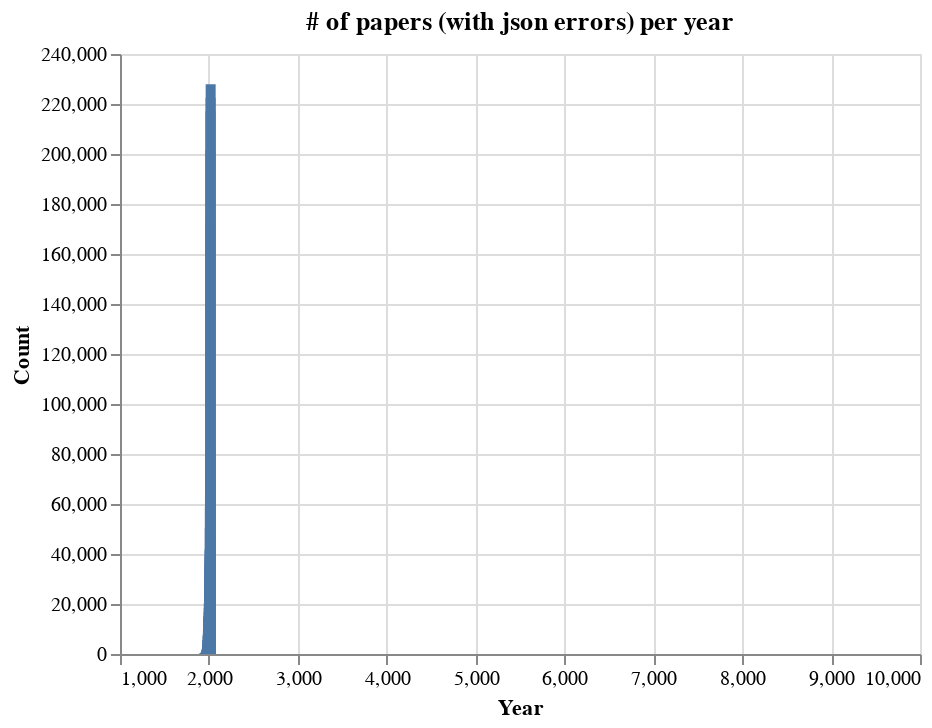

Notebook cell for this chart:
### Code cell
alt.Chart(errors, title='# of papers (with json errors) per year').mark_bar().encode(x='Year', y='Count', tooltip=['Year', 'Count']).interactive()

### Figure 1 — Vega-Lite specification as saved in the notebook (floating-point values rounded to 4 significant figures; data arrays with more than 128 entries replaced by an {"elided": "..."} marker saying what was removed)
{"config": {"view": {"continuousWidth": 400, "continuousHeight": 300}}, "data": {"name": "data-02e1791e0d41f537e249f5496ca1b410"}, "mark": "bar", "encoding": {"tooltip": [{"field": "Year", "type": "quantitative"}, {"field": "Count", "type": "quantitative"}], "x": {"field": "Year", "type": "quantitative"}, "y": {"field": "Count", "type": "quantitative"}}, "selection": {"selector010": {"type": "interval", "bind": "scales", "encodings": ["x", "y"]}}, "title": "# of papers (with json errors) per year", "$schema": "https://vega.github.io/schema/vega-lite/v4.17.0.json", "datasets": {"data-02e1791e0d41f537e249f5496ca1b410": {"elided": "153 records"}}}
